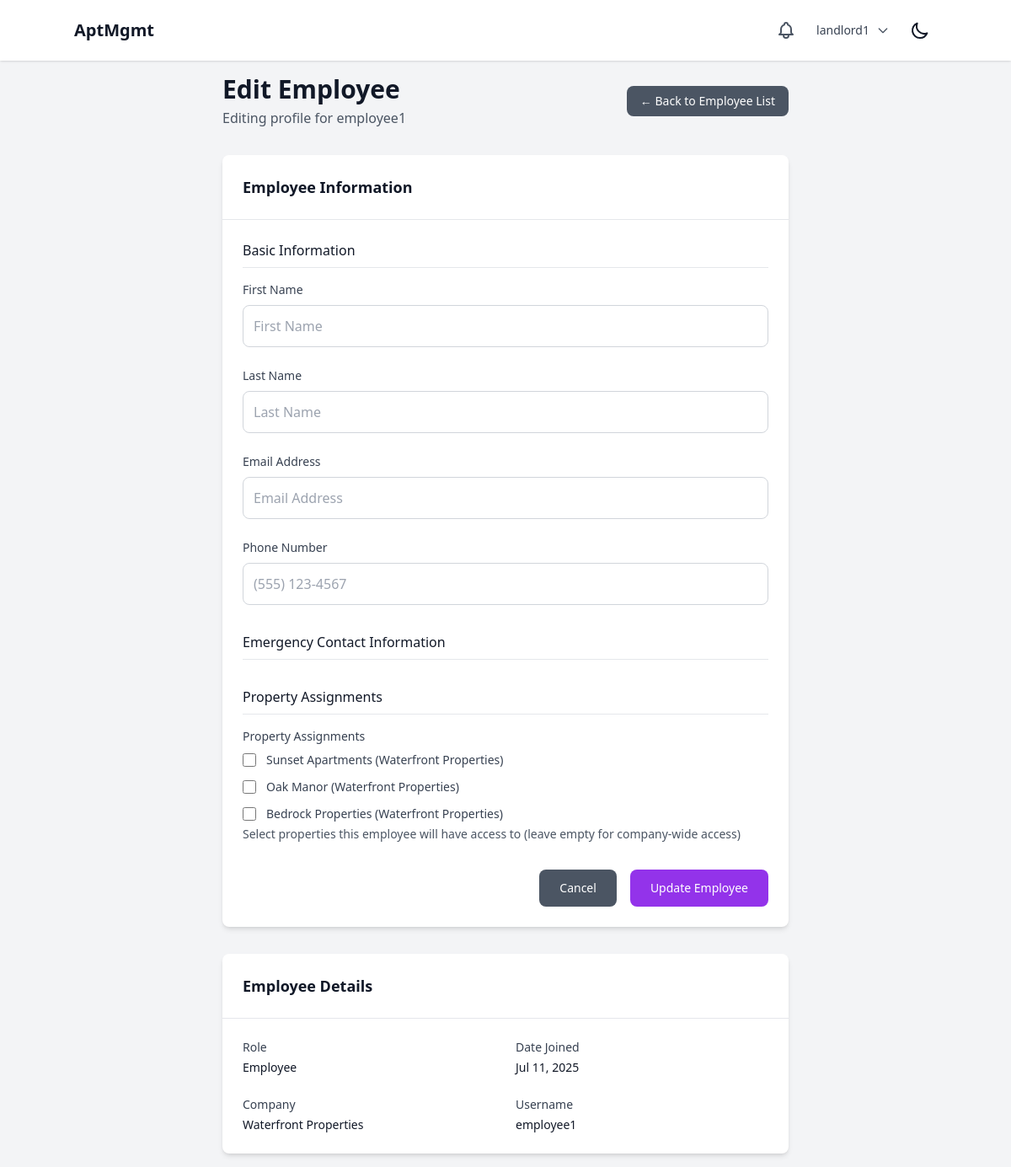
The page /profile/?user=4 (signed in) on the database its author committed.
### users/models.py (models this page shows, shortened)
class User(AbstractUser):
    class Role(models.TextChoices):
        SUPERUSER = "SUPERUSER", "Superuser"
        LANDLORD = "LANDLORD", "Landlord"
        EMPLOYEE = "EMPLOYEE", "Employee"
        TENANT = "TENANT", "Tenant"
    role = models.CharField(max_length=50, choices=Role.choices)
    company = models.ForeignKey(Company, on_delete=models.CASCADE, related_name="users", null=True, blank=True)
    property = models.ForeignKey(Property, on_delete=models.SET_NULL, related_name="users", null=True, blank=True)
    apartment_unit = models.ForeignKey('properties.ApartmentUnit', on_delete=models.SET_NULL, null=True, blank=True, related_name="tenant")
    assigned_properties = models.ManyToManyField(
        Property,
        related_name="assigned_employees",
        blank=True,
        help_text="Properties this employee has access to (for employees only)"
    )
    phone_number = models.CharField(max_length=20, blank=True, null=True)
    emergency_contact_name = models.CharField(max_length=100, blank=True, null=True)
    emergency_contact_phone = models.CharField(max_length=20, blank=True, null=True)
    emergency_contact_relationship = models.CharField(max_length=50, blank=True, null=True)

### properties/models.py (models this page shows, shortened)
class Company(models.Model):
    name = models.CharField(max_length=255, unique=True)
    created_at = models.DateTimeField(auto_now_add=True)
    updated_at = models.DateTimeField(auto_now=True)
    class Meta:
        verbose_name_plural = "Companies"

### core/views.py (the view)
# urls.py: path("profile/", profile, name="profile"),
@login_required
def profile(request):
    user_id = request.GET.get('user')
    target_user = request.user
    is_employee_management = False
    if user_id and request.user.role == User.Role.LANDLORD:
        try:
            target_user = User.objects.get(
                id=user_id,
                company=request.user.company,
                role=User.Role.EMPLOYEE
            )
            is_employee_management = True
        except User.DoesNotExist:
            messages.error(request, "Employee not found or access denied.")
            return redirect("core:employee_list")
    if request.method == "POST":
        if is_employee_management:
            form = EmployeeManagementForm(request.POST, instance=target_user, user=request.user)
            success_message = f"{target_user.get_full_name()}'s profile updated successfully."
            redirect_url = "core:employee_list"
        else:
            form = UserProfileForm(request.POST, instance=target_user)
            success_message = "Profile updated successfully."
            redirect_url = "core:profile"
        if form.is_valid():
            form.save()
            messages.success(request, success_message)
            return redirect(redirect_url)
    else:
        if is_employee_management:
            form = EmployeeManagementForm(instance=target_user, user=request.user)
        else:
            form = UserProfileForm(instance=target_user)
    context = {
        "form": form,
        "target_user": target_user,
        "is_employee_management": is_employee_management,
    }
    return render(request, "accounts/profile.html", context)

### core/context_processors.py (called while the page is built)
def notifications(request):
    if request.user.is_authenticated:
        unread_notifications = Notification.objects.filter(
            recipient=request.user,
            is_read=False
        ).order_by('-created_at')
        recent_unread_notifications = unread_notifications[:5]
        return {
            'unread_notifications_count': unread_notifications.count(),
            'recent_notifications': recent_unread_notifications,
            'has_unread_notifications': unread_notifications.exists(),
        }
    return {
        'unread_notifications_count': 0,
        'recent_notifications': [],
        'has_unread_notifications': False,
    }

### properties/models.py (called while the page is built)
    def __str__(self):
        return f"{self.name} ({self.company.name})"

### core/templates/accounts/profile.html (shortened to what this page needs)
{% extends "base.html" %}
{% block content %}
<div class="container mx-auto max-w-2xl">
    <div class="flex flex-col sm:flex-row justify-between items-start sm:items-center mb-8 space-y-4 sm:space-y-0">
        <div>
            <h1 class="text-3xl font-bold text-gray-900 dark:text-white">
                {% if is_employee_management %}
                    Edit Employee
                {% else %}
                    My Profile
                {% endif %}
            </h1>
            {% if is_employee_management %}
                <p class="text-gray-600 dark:text-gray-400 mt-1">
                    Editing profile for {{ target_user.get_full_name|default:target_user.username }}
                </p>
            {% else %}
                <p class="text-gray-600 dark:text-gray-400 mt-1">
                    Update your profile information
                </p>
            {% endif %}
        </div>
        {% if is_employee_management %}
            <a href="{% url 'core:employee_list' %}"
               class="bg-gray-600 text-white px-4 py-2 rounded-lg text-sm font-medium hover:bg-gray-700 focus:outline-none focus:ring-2 focus:ring-gray-500">
                ← Back to Employee List
            </a>
        {% endif %}
    </div>
    <div class="bg-white dark:bg-gray-800 rounded-lg shadow-md">
        <div class="p-6 border-b border-gray-200 dark:border-gray-700">
            <h3 class="text-lg font-semibold text-gray-900 dark:text-white">
                {% if is_employee_management %}Employee Information{% else %}Profile Information{% endif %}
            </h3>
        </div>
        <form method="post" class="p-6">
            <div class="mb-8">
                <h4 class="text-md font-medium text-gray-900 dark:text-white mb-4 border-b border-gray-200 dark:border-gray-700 pb-2">Basic Information</h4>
                <div class="space-y-6">
                    {% for field in form %}
                        {% if field.name == 'username' or field.name == 'first_name' or field.name == 'last_name' or field.name == 'email' or field.name == 'phone_number' %}
                            <div>
                                <label for="{{ field.id_for_label }}" class="block text-sm font-medium text-gray-700 dark:text-gray-300 mb-2">
                                    {{ field.label }}
                                </label>
                                {{ field }}
                            </div>
                        {% endif %}
                    {% endfor %}
                </div>
            </div>
            <div class="mb-8">
                <h4 class="text-md font-medium text-gray-900 dark:text-white mb-4 border-b border-gray-200 dark:border-gray-700 pb-2">Emergency Contact Information</h4>
            </div>
            {% if is_employee_management %}
                <div class="mb-8">
                    <h4 class="text-md font-medium text-gray-900 dark:text-white mb-4 border-b border-gray-200 dark:border-gray-700 pb-2">Property Assignments</h4>
                    {% for field in form %}
                        {% if field.name == 'assigned_properties' %}
                            <div>
                                <label for="{{ field.id_for_label }}" class="block text-sm font-medium text-gray-700 dark:text-gray-300 mb-2">
                                    {{ field.label }}
                                </label>
                                <div class="mt-2 space-y-3">
                                    {% for choice in field %}
                                        <div class="flex items-center">
                                            <input type="checkbox"
                                                   name="{{ choice.name }}"
                                                   value="{{ choice.choice_value }}"
                                                   id="{{ choice.id_for_label }}"
                                                   class="h-4 w-4 text-blue-600 focus:ring-blue-500 border-gray-300 dark:border-gray-600 rounded dark:bg-gray-700 dark:focus:ring-blue-600 dark:ring-offset-gray-800">
                                            <label for="{{ choice.id_for_label }}" class="ml-3 text-sm text-gray-700 dark:text-gray-300">
                                                {{ choice.choice_label }}
                                            </label>
                                        </div>
                                    {% endfor %}
                                </div>
                                {% if field.help_text %}
                                    <p class="mt-1 text-sm text-gray-600 dark:text-gray-400">{{ field.help_text }}</p>
                                {% endif %}
                            </div>
                        {% endif %}
                    {% endfor %}
                </div>
            {% endif %}
            <div class="mt-8 flex items-center justify-end space-x-4">
                {% if is_employee_management %}
                    <a href="{% url 'core:employee_list' %}"
                       class="bg-gray-600 text-white px-6 py-3 rounded-lg text-sm font-medium hover:bg-gray-700 focus:outline-none focus:ring-2 focus:ring-gray-500 transition-colors">
                        Cancel
                    </a>
                    <button type="submit"
                            class="bg-purple-600 text-white px-6 py-3 rounded-lg text-sm font-medium hover:bg-purple-700 focus:outline-none focus:ring-2 focus:ring-purple-500 transition-colors">
                        Update Employee
                    </button>
                {% else %}
                    <button type="submit"
                            class="bg-blue-600 text-white px-6 py-3 rounded-lg text-sm font-medium hover:bg-blue-700 focus:outline-none focus:ring-2 focus:ring-blue-500 transition-colors">
                        Update Profile
                    </button>
                {% endif %}
            </div>
        </form>
    </div>
    {% if is_employee_management %}
        <div class="mt-8 bg-white dark:bg-gray-800 rounded-lg shadow-md">
            <div class="p-6 border-b border-gray-200 dark:border-gray-700">
                <h3 class="text-lg font-semibold text-gray-900 dark:text-white">Employee Details</h3>
            </div>
            <div class="p-6">
                <div class="grid grid-cols-1 md:grid-cols-2 gap-6">
                    <div>
                        <label class="block text-sm font-medium text-gray-700 dark:text-gray-300 mb-1">Role</label>
                        <p class="text-sm text-gray-900 dark:text-white">{{ target_user.get_role_display }}</p>
                    </div>
                    <div>
                        <label class="block text-sm font-medium text-gray-700 dark:text-gray-300 mb-1">Date Joined</label>
                        <p class="text-sm text-gray-900 dark:text-white">{{ target_user.date_joined|date:"M d, Y" }}</p>
                    </div>
                    <div>
                        <label class="block text-sm font-medium text-gray-700 dark:text-gray-300 mb-1">Company</label>
                        <p class="text-sm text-gray-900 dark:text-white">{{ target_user.company.name }}</p>
                    </div>
                    <div>
                        <label class="block text-sm font-medium text-gray-700 dark:text-gray-300 mb-1">Username</label>
                        <p class="text-sm text-gray-900 dark:text-white">{{ target_user.username }}</p>
                    </div>
                </div>
            </div>
        </div>
    {% endif %}
</div>
{% endblock %}

### core/templates/base.html (shortened to what this page needs)
{% load static %}
<!DOCTYPE html>
<html lang="en" x-data="{ darkMode: localStorage.getItem('darkMode') === 'true' }" x-init="$watch('darkMode', val => localStorage.setItem('darkMode', val))" :class="{ 'dark': darkMode }">
<head>
    <script src="https://cdn.tailwindcss.com"></script>
</head>
<body class="bg-gray-100 dark:bg-gray-900 text-gray-900 dark:text-gray-100">
    <header class="p-4 bg-white dark:bg-gray-800 shadow">
        <div class="container mx-auto flex justify-between items-center">
            {% if user.is_authenticated %}
                <a href="{% url 'core:dashboard_redirect' %}" class="text-xl font-bold hover:text-gray-600 dark:hover:text-gray-300 transition-colors duration-200">AptMgmt</a>
            {% else %}
                <h1 class="text-xl font-bold">AptMgmt</h1>
            {% endif %}
            <div class="flex items-center space-x-4">
                {% if user.is_authenticated %}
                    <div class="relative" x-data="{ open: false }">
                        <button @click="open = !open" class="relative p-2 text-gray-600 dark:text-gray-300 hover:text-gray-900 dark:hover:text-white focus:outline-none focus:ring-2 focus:ring-offset-2 focus:ring-blue-500">
                        </button>
                    </div>
                    <div class="relative" x-data="{ open: false }">
                        <button @click="open = !open" class="flex items-center space-x-2 text-sm rounded-full focus:outline-none focus:ring-2 focus:ring-offset-2 focus:ring-blue-500">
                            <span class="text-gray-700 dark:text-gray-300">{{ user.username }}</span>
                            <svg class="w-4 h-4 text-gray-600 dark:text-gray-300" fill="none" stroke="currentColor" viewBox="0 0 24 24">
                                <path stroke-linecap="round" stroke-linejoin="round" stroke-width="2" d="M19 9l-7 7-7-7"></path>
                            </svg>
                        </button>
                    </div>
                {% endif %}
                <button @click="darkMode = !darkMode" class="p-2 rounded-md focus:outline-none focus:ring-2 focus:ring-offset-2 focus:ring-offset-gray-800 focus:ring-white">
                    <svg x-show="!darkMode" class="w-6 h-6" fill="none" stroke="currentColor" viewBox="0 0 24 24" xmlns="http://www.w3.org/2000/svg"><path stroke-linecap="round" stroke-linejoin="round" stroke-width="2" d="M20.354 15.354A9 9 0 018.646 3.646 9.003 9.003 0 0012 21a9.003 9.003 0 008.354-5.646z"></path></svg>
                </button>
            </div>
        </div>
    </header>
    <main class="p-4" id="content">
        {% block content %}{% endblock %}
    </main>
</body>
</html>

### rows shown on the page
User: username "landlord1"
User: get_full_name "employee1", role "Employee", date_joined "Jul 11, 2025", company.name "Waterfront Properties", username "employee1"

### other values the page prints
{{ field.label }} "First Name" "Last Name" "Email Address" "Phone Number"
{{ field.label }} "Property Assignments"
{{ choice.choice_label }} "Sunset Apartments (Waterfront Properties)" "Oak Manor (Waterfront Properties)" "Bedrock Properties (Waterfront Properties)"
{{ field.help_text }} "Select properties this employee will have access to (leave empty for company-wide access)"
